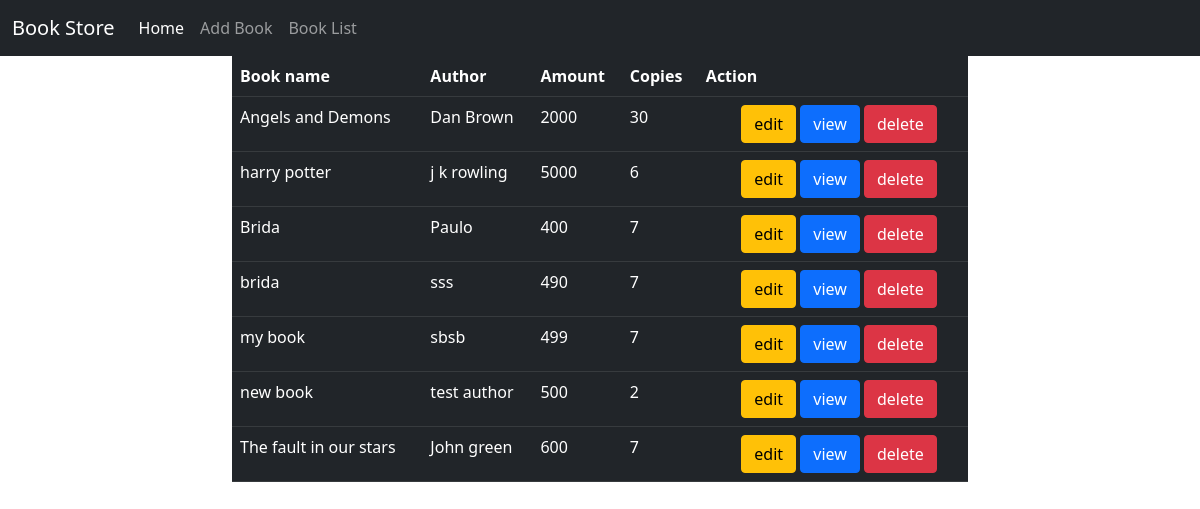
Page /books/all on the committed database.
### owner/models.py (models this page shows, shortened)
class Books(models.Model):
    book_name=models.CharField(max_length=120,unique=True)
    author=models.CharField(max_length=50)
    amount=models.PositiveIntegerField()
    copies=models.PositiveIntegerField()
    image=models.ImageField(upload_to="images",null=True)

### owner/views.py (the view)
# urls.py: path("books/all",views.BooklistView.as_view(),name="allbooks"),
class BooklistView(ListView):
    model=Books
    template_name = "book_list.html"
    context_object_name = "books"

### owner/templates/book_list.html
{%extends 'base.html'%}
{%block body_block%}
<div class="row">
        <div class="col-2"></div>
        <div class="col-8">
            <table class="table table-dark table-hover">
                <tr>
                    <th>Book name</th>
                    <th>Author</th>
                    <th>Amount</th>
                    <th>Copies</th>
                    <th colspan="3" align="center">Action</th>
                </tr>
                {%for book in books%}
                <tr>
                <td>{{book.book_name}}</td>
                <td>{{book.author}}</td>
                <td>{{book.amount}}</td>
                <td>{{book.copies}}</td>
                    <td></td>
                    <td></td>
                    <td>
                        <a href="{%url 'updatebook' book.id%}" class="btn btn-warning">edit</a>
                        <a href="{%url 'booklist' book.id%}" class="btn btn-primary">view</a>
                        <a href="{%url 'deletebook' book.id%}"class="btn btn-danger">delete</a>
                    </td>
                {%endfor%}
                </tr>
            </table>
        </div>
        <div class="col-2"></div>
    </div>
{%endblock%}

### rows in the picture
Books: book_name "Angels and Demons", author "Dan Brown", amount "2000", copies "30"
Books: book_name "harry potter", author "j k rowling", amount "5000", copies "6"
Books: book_name "Brida", author "Paulo", amount "400", copies "7"
Books: book_name "brida", author "sss", amount "490", copies "7"
Books: book_name "my book", author "sbsb", amount "499", copies "7"
Books: book_name "new book", author "test author", amount "500", copies "2"
Books: book_name "The fault in our stars", author "John green", amount "600", copies "7"
